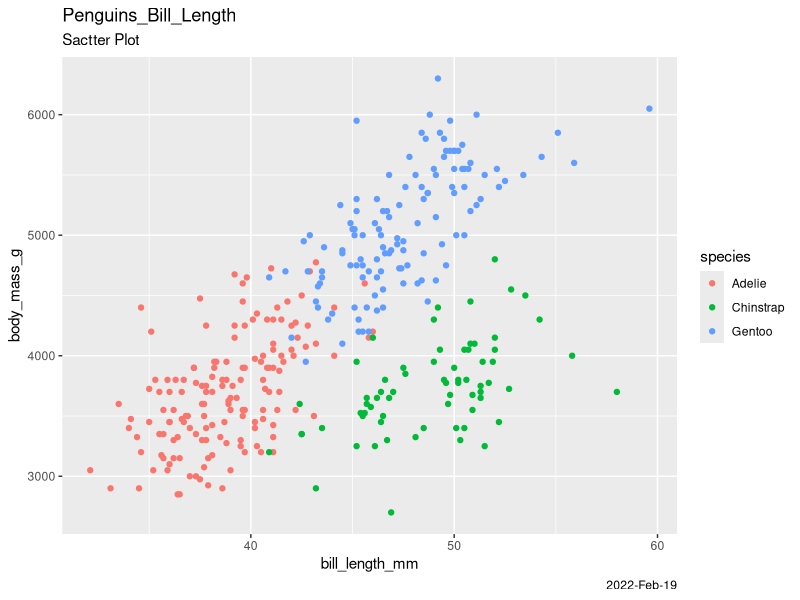
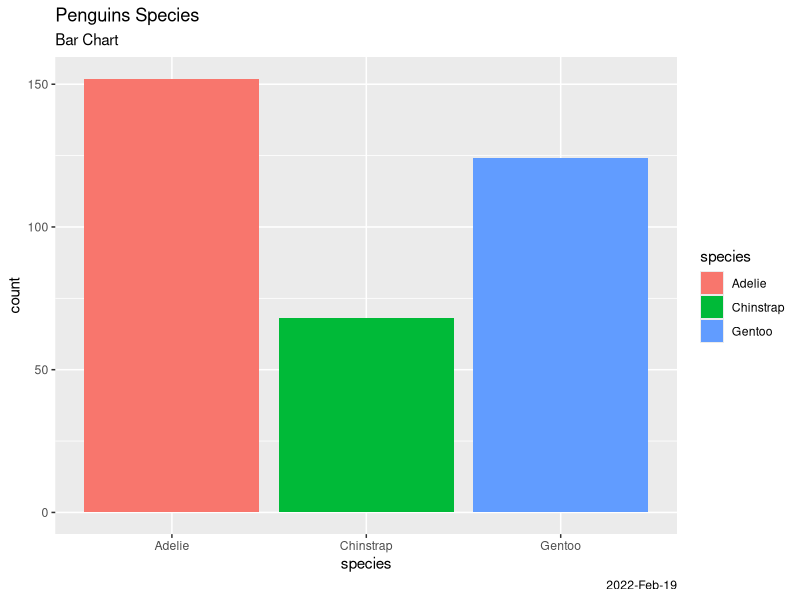
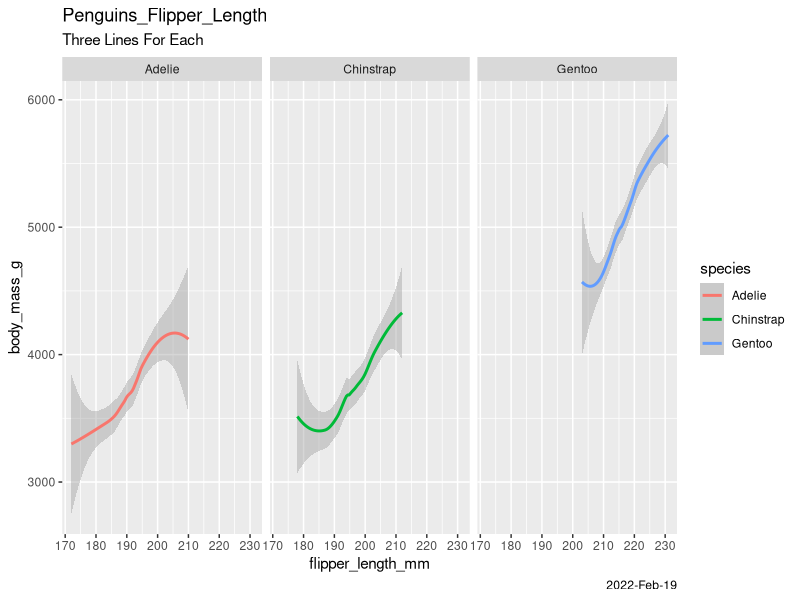

Write R code to recreate these figures, in order.
## ---- chunk 1
library(tidyverse)
library(ggplot2)
library(dplyr)
library(palmerpenguins)
## ---- chunk 2
head(penguins)
## ---- chunk 3
summary(penguins)
## ---- chunk 4
ggplot(data = penguins)+
  geom_point(mapping = aes(x = bill_length_mm, y = body_mass_g, color = species))+
  labs(title = "Penguins_Bill_Length",
       subtitle = "Sactter Plot",
       caption = "2022-Feb-19")
## ---- chunk 5
ggplot(data = penguins)+
  geom_bar(mapping = aes(x = species, fill = species))+
  labs(title = "Penguins Species",
       caption = "2022-Feb-19",
       subtitle = "Bar Chart")
## ---- chunk 6
ggplot(data = penguins)+
  geom_smooth(mapping = aes(x = flipper_length_mm, y = body_mass_g, color = species))+
  facet_wrap(~species)+
  labs(title = "Penguins_Flipper_Length",
       subtitle = "Three Lines For Each",
       caption = "2022-Feb-19")

